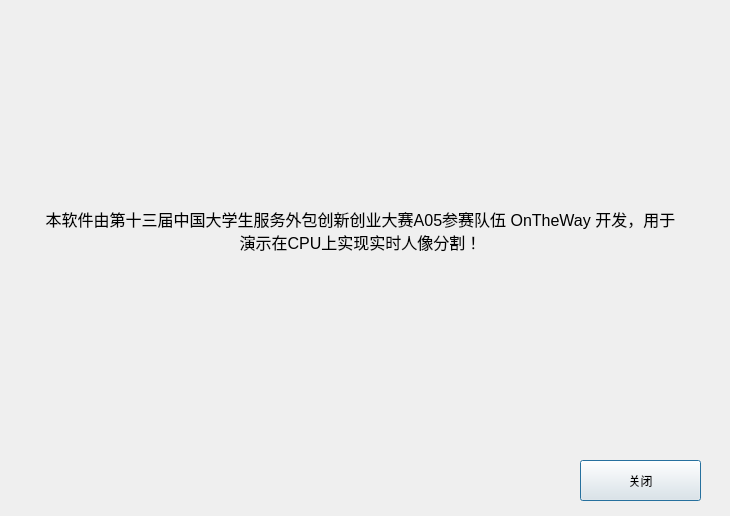
<?xml version="1.0" encoding="UTF-8"?>
<ui version="4.0">
 <class>AboutDialog</class>
 <widget class="QDialog" name="AboutDialog">
  <property name="geometry">
   <rect>
    <x>0</x>
    <y>0</y>
    <width>730</width>
    <height>516</height>
   </rect>
  </property>
  <property name="windowTitle">
   <string>关于</string>
  </property>
  <widget class="QPushButton" name="pushButton">
   <property name="geometry">
    <rect>
     <x>580</x>
     <y>460</y>
     <width>121</width>
     <height>41</height>
    </rect>
   </property>
   <property name="text">
    <string>关闭</string>
   </property>
  </widget>
  <widget class="QLabel" name="label">
   <property name="geometry">
    <rect>
     <x>40</x>
     <y>40</y>
     <width>641</width>
     <height>381</height>
    </rect>
   </property>
   <property name="text">
    <string>&lt;html&gt;&lt;head/&gt;&lt;body&gt;&lt;p align=&quot;center&quot;&gt;&lt;span style=&quot; font-size:12pt;&quot;&gt;本软件由第十三届中国大学生服务外包创新创业大赛A05参赛队伍 OnTheWay 开发，用于演示在CPU上实现实时人像分割！&lt;/span&gt;&lt;/p&gt;&lt;/body&gt;&lt;/html&gt;</string>
   </property>
   <property name="wordWrap">
    <bool>true</bool>
   </property>
  </widget>
 </widget>
 <resources/>
 <connections/>
</ui>
